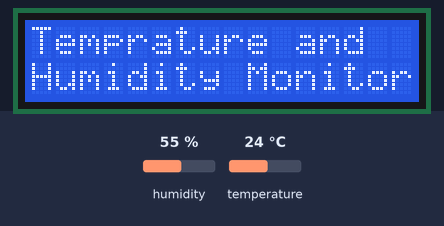
Bench run of a sketch on a simulated Arduino Uno, built with avr-gcc and run on an emulated ATmega328P. Shown: 16×2 character LCD. The test bench sets the inputs (shaded band); at power-on: humidity 55 %, temperature 24 °C.

Above: at 6.6 s.
6.7 s: humidity set to 22 %
At 15.2 s:
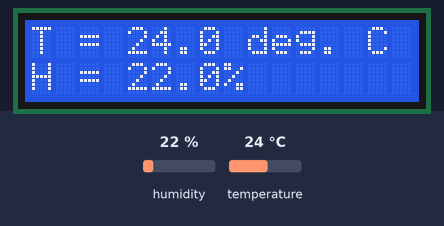
20.7 s: temperature set to 12 °C
At 26.8 s:
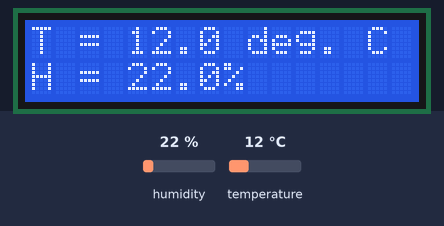
31.5 s: humidity set to 40 %
At 38.4 s:
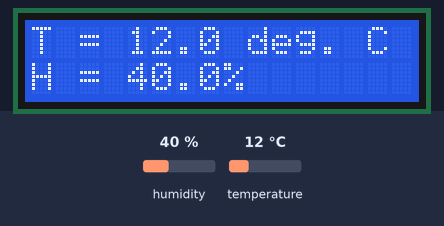
43.5 s: temperature set to 19 °C
At 51.2 s:
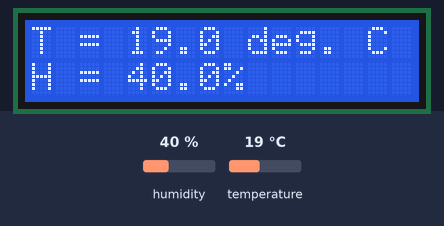
Timing chart, 0 to 52.7 s (numbered marks = the images above; inputs shaded):
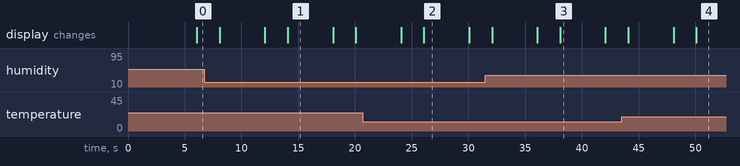

The sketch:

Humidity_temp_on_lcd.ino
```cpp
#include <dht_nonblocking.h>
#include <LiquidCrystal.h>

#define DHT_SENSOR_TYPE DHT_TYPE_11

static const int DHT_SENSOR_PIN = 2;
DHT_nonblocking dht_sensor( DHT_SENSOR_PIN, DHT_SENSOR_TYPE );


// initialize the library with the numbers of the interface pins
LiquidCrystal lcd(7, 8, 12, 11, 10, 9);


void setup( )
{
  Serial.begin( 9600);
  lcd.begin(16, 2);
  lcd.print("Welcome");
}


static bool measure_environment( float *temperature, float *humidity )
{
  static unsigned long measurement_timestamp = millis( );

  /* Measure once every four seconds. */
  if( millis( ) - measurement_timestamp > 6000ul )
  {
    if( dht_sensor.measure( temperature, humidity ) == true )
    {
      measurement_timestamp = millis( );

      return( true );
    }
  }

  return( false );
}


void loop( )
{
  float temperature;
  float humidity;

  if( measure_environment( &temperature, &humidity ) == true )
  {
    lcd.clear();
    lcd.print("Temprature and ");
    lcd.setCursor(0, 1);
    lcd.print("Humidity Monitor");
    delay(2000);
    lcd.clear();
    lcd.setCursor(0, 0);
    lcd.print( "T = " );
    lcd.print( temperature, 1 );
    lcd.print( " deg. C" );
    lcd.setCursor(0, 1);
    lcd.print( "H = " );
    lcd.print( humidity, 1 );
    lcd.print( "%" );
  }
}
```

Measured:
- after the input at 6.7 s, the display: first differs from a run without the input after 7.4 s (image 1)
- after the input at 20.7 s, the display: first differs from a run without the input after 5.4 s (image 2)
- after the input at 31.5 s, the display: first differs from a run without the input after 6.6 s (image 3)
- after the input at 43.5 s, the display: first differs from a run without the input after 6.6 s (image 4)
- what the display in image 1 shows lasts 4.0 s, from 14.1 s to 18.1 s
